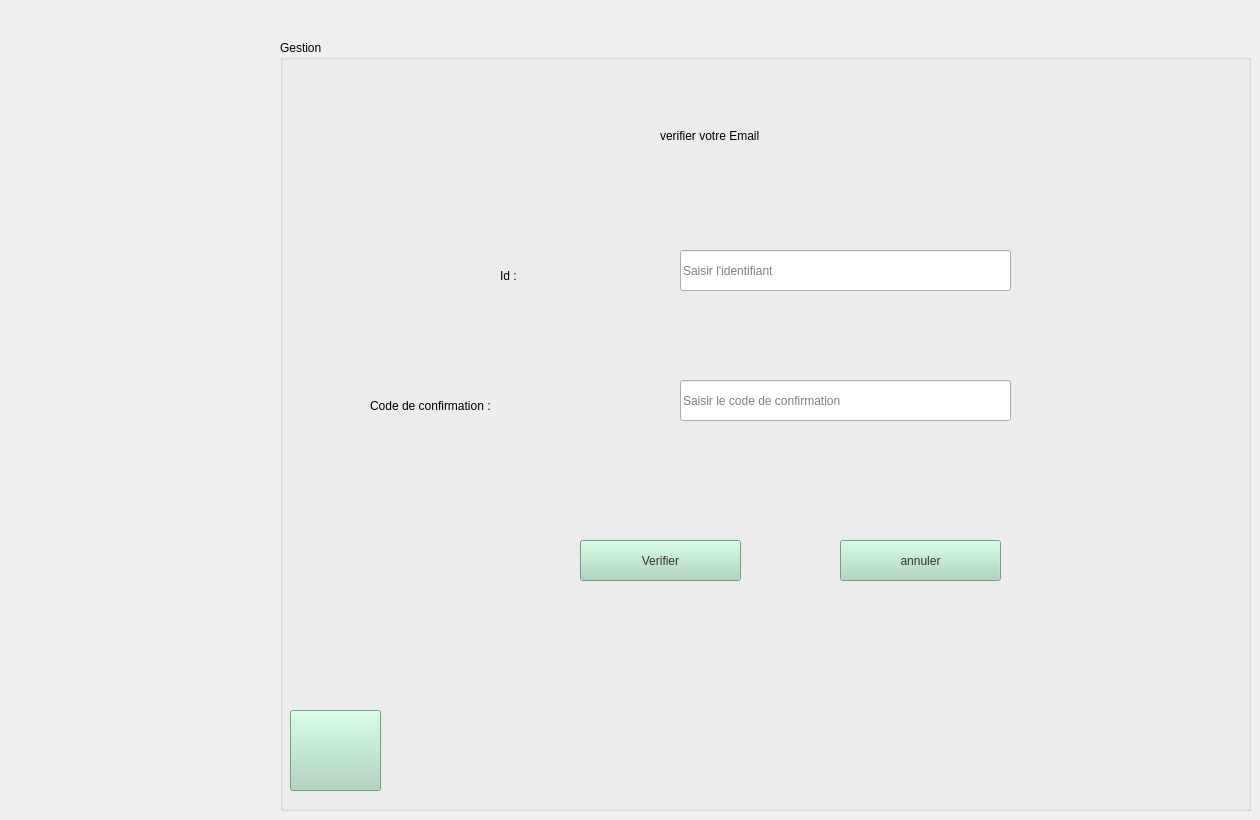
    <widget class="QWidget" name="verifemail_e">
     <widget class="QGroupBox" name="groupBox_5">
      <property name="geometry">
       <rect>
        <x>280</x>
        <y>40</y>
        <width>971</width>
        <height>771</height>
       </rect>
      </property>
      <property name="title">
       <string>Gestion</string>
      </property>
      <widget class="QLabel" name="label_55">
       <property name="geometry">
        <rect>
         <x>10</x>
         <y>40</y>
         <width>151</width>
         <height>151</height>
        </rect>
       </property>
       <property name="styleSheet">
        <string notr="true">background-image: url(:/logo1.png);</string>
       </property>
       <property name="text">
        <string/>
       </property>
      </widget>
      <widget class="QPushButton" name="bquitterverif">
       <property name="geometry">
        <rect>
         <x>10</x>
         <y>670</y>
         <width>91</width>
         <height>81</height>
        </rect>
       </property>
       <property name="styleSheet">
        <string notr="true">background-color: rgb(168, 213, 186);
background-image: url(:/pngegg (1) (1) (1).png);
color: rgb(51, 51, 51);</string>
       </property>
       <property name="text">
        <string/>
       </property>
      </widget>
      <widget class="QLineEdit" name="linecode_conf">
       <property name="geometry">
        <rect>
         <x>400</x>
         <y>340</y>
         <width>331</width>
         <height>41</height>
        </rect>
       </property>
       <property name="styleSheet">
        <string notr="true">
font: 11pt &quot;Segoe UI&quot;;</string>
       </property>
       <property name="text">
        <string/>
       </property>
       <property name="placeholderText">
        <string>Saisir le code de confirmation</string>
       </property>
      </widget>
      <widget class="QLabel" name="label_56">
       <property name="geometry">
        <rect>
         <x>220</x>
         <y>210</y>
         <width>91</width>
         <height>51</height>
        </rect>
       </property>
       <property name="styleSheet">
        <string notr="true">font: 14pt &quot;Segoe UI&quot;;
color: rgb(0, 0, 0);
</string>
       </property>
       <property name="text">
        <string>Id :</string>
       </property>
      </widget>
      <widget class="QLineEdit" name="lineid_conf">
       <property name="geometry">
        <rect>
         <x>400</x>
         <y>210</y>
         <width>331</width>
         <height>41</height>
        </rect>
       </property>
       <property name="styleSheet">
        <string notr="true">
font: 11pt &quot;Segoe UI&quot;;</string>
       </property>
       <property name="text">
        <string/>
       </property>
       <property name="placeholderText">
        <string>Saisir l'identifiant</string>
       </property>
      </widget>
      <widget class="QPushButton" name="bannulerverif">
       <property name="geometry">
        <rect>
         <x>560</x>
         <y>500</y>
         <width>161</width>
         <height>41</height>
        </rect>
       </property>
       <property name="styleSheet">
        <string notr="true">background-color: rgb(168, 213, 186);
font: 14pt &quot;Segoe UI&quot;;
color: rgb(51, 51, 51);</string>
       </property>
       <property name="text">
        <string>annuler</string>
       </property>
      </widget>
      <widget class="QPushButton" name="bverifier_code">
       <property name="geometry">
        <rect>
         <x>300</x>
         <y>500</y>
         <width>161</width>
         <height>41</height>
        </rect>
       </property>
       <property name="styleSheet">
        <string notr="true">background-color: rgb(168, 213, 186);
font: 14pt &quot;Segoe UI&quot;;
color: rgb(51, 51, 51);</string>
       </property>
       <property name="text">
        <string>Verifier</string>
       </property>
      </widget>
      <widget class="QLabel" name="label_57">
       <property name="geometry">
        <rect>
         <x>90</x>
         <y>350</y>
         <width>281</width>
         <height>31</height>
        </rect>
       </property>
       <property name="styleSheet">
        <string notr="true">font: 14pt &quot;Segoe UI&quot;;
color: rgb(0, 0, 0);</string>
       </property>
       <property name="text">
        <string>Code de confirmation :</string>
       </property>
      </widget>
      <widget class="QLabel" name="label_58">
       <property name="geometry">
        <rect>
         <x>380</x>
         <y>70</y>
         <width>501</width>
         <height>51</height>
        </rect>
       </property>
       <property name="styleSheet">
        <string notr="true">font: 24pt &quot;Segoe UI&quot;;
color: rgb(0, 0, 0);</string>
       </property>
       <property name="text">
        <string>verifier votre Email</string>
       </property>
      </widget>
     </widget>
    </widget>
